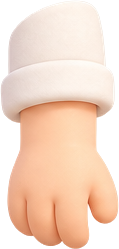
#> input picture Assets/Source/chr_f2b_farmer_parts/v001/parts/char_farmer_part_forearm_r_v01.png, 119 x 249 px; its folder holds 4 pictures in this run
$ python bake_limbs.py
#> lines starting #> are read from the running program, lines starting #| are printed output that depends on the picture
### scripts/lumio/rig_bindpose.py
#!/usr/bin/env python3
"""Approximate Pillow renderer for RigAndBone2D recipe-v1 (forward kinematics), for checking rigs on machines
without the native app. NOT the source of truth: the native renderer is. Semantics (validated on the Inquisitor demo):
child pivot = parent pivot + R(parentWorldAngle)*(x,y); image height = length, width = aspect*length (or `width`);
angle in degrees, positive = clockwise on screen (y down); canvas 384x384 with origin at centre.
usage: rig_bindpose.py RECIPE.json OUT.png [--frame INDEX|--pose '{"bone":deg}'] [--scale 2] [--bg checker|white]"""
import argparse, json, math, os
from PIL import Image

def render(recipe_path, pose=None, scale=2, canvas=384, bg="checker"):
#> called with scale = 6, canvas = 240, bg = 'none'
    r = json.load(open(recipe_path)); base = os.path.dirname(os.path.abspath(recipe_path))
    bones = {b["id"]: b for b in r["bones"]}
    order, seen = [], set()
    def visit(i):
        if i in seen: return
        p = bones[i].get("parent")
        if p: visit(p)
        seen.add(i); order.append(i)
    for i in bones: visit(i)
    world = {}
    for i in order:
        b = bones[i]; p = b.get("parent")
        ang = (b.get("angle") or 0) + (pose or {}).get(i, 0) if False else (pose or {}).get(i, b.get("angle") or 0)
        x, y = b.get("x") or 0, b.get("y") or 0
        if p:
            (px, py), pa = world[p]
            c, s = math.cos(math.radians(pa)), math.sin(math.radians(pa))
            pos = (px + c*x - s*y, py + s*x + c*y); wa = pa + ang
        else:
            pos = (x, y); wa = ang
        world[i] = (pos, wa)
    S = scale; size = canvas*S
    img = Image.new("RGBA", (size, size), (255,255,255,255) if bg != "none" else (0,0,0,0))
#> img: PIL image 1440x1440 RGBA; every value is 0
    if bg == "checker":
        for yy in range(0, size, 16*S//2*1):
            for xx in range(0, size, 16*S//2*1):
                if (xx//(8*S) + yy//(8*S)) % 2: img.paste((225,225,225,255), (xx, yy, xx+8*S, yy+8*S))
    for i in sorted(order, key=lambda k: (bones[k].get("layer") or 0)):
        b = bones[i]
        if b.get("visible") is False or not b.get("image"): continue
        src = Image.open(os.path.join(base, b["image"])).convert("RGBA")
#> src is the input picture: PIL image 119x249 RGBA; mean R, G, B, A 233.2, 197.3, 173.8, 187.2
        h = (b.get("length") or src.height) ; w = b.get("width") or src.width * h / src.height
#> after `h = b.get('length') or src.height`: h = 60
#> after `w = b.get('width') or src.width * h / src.height`: w = 28.67
        src = src.resize((max(1, round(w*S)), max(1, round(h*S))), Image.LANCZOS)
#> src: PIL image 172x360 RGBA
        (px, py), wa = world[i]
        pvx, pvy = b.get("pivotX", .5), b.get("pivotY", .5)
        # rotate about pivot: paste on a big transparent square centred on the pivot
        pad = int(max(src.size)*2)
#> pad = 720
        tile = Image.new("RGBA", (pad*2, pad*2), (0,0,0,0))
        tile.paste(src, (pad - round(pvx*src.width), pad - round(pvy*src.height)))
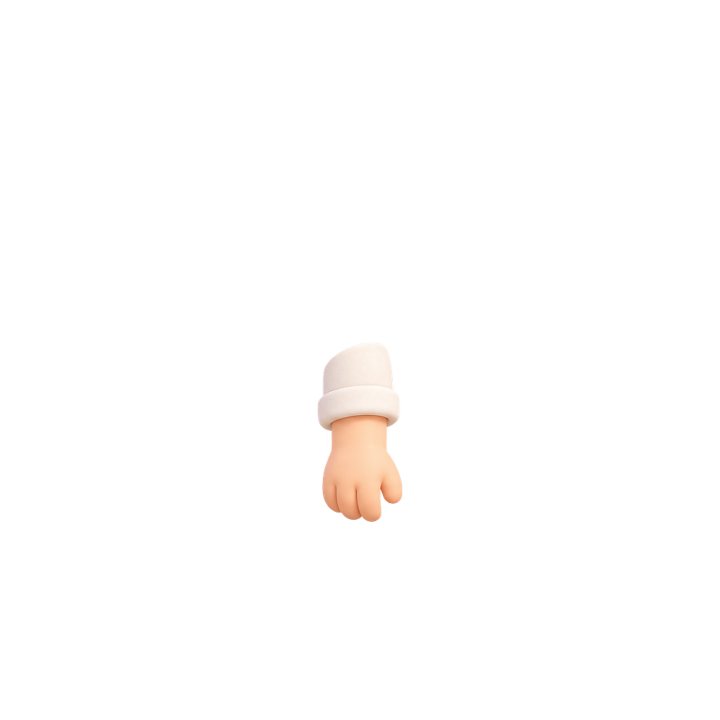
#> tile: PIL image 1440x1440 RGBA (shown at 1/2 size); mean R, G, B, A 5.6, 4.8, 4.2, 5.6; transparent parts drawn white
        tile = tile.rotate(-wa, resample=Image.BICUBIC, center=(pad, pad))   # PIL rotates CCW; we want CW positive
        cx, cy = (canvas/2 + px)*S, (canvas/2 + py)*S
        img.alpha_composite(tile, (round(cx - pad), round(cy - pad))) if (cx-pad) >= 0 and (cy-pad) >= 0 else \
            img.paste(tile, (round(cx - pad), round(cy - pad)), tile)
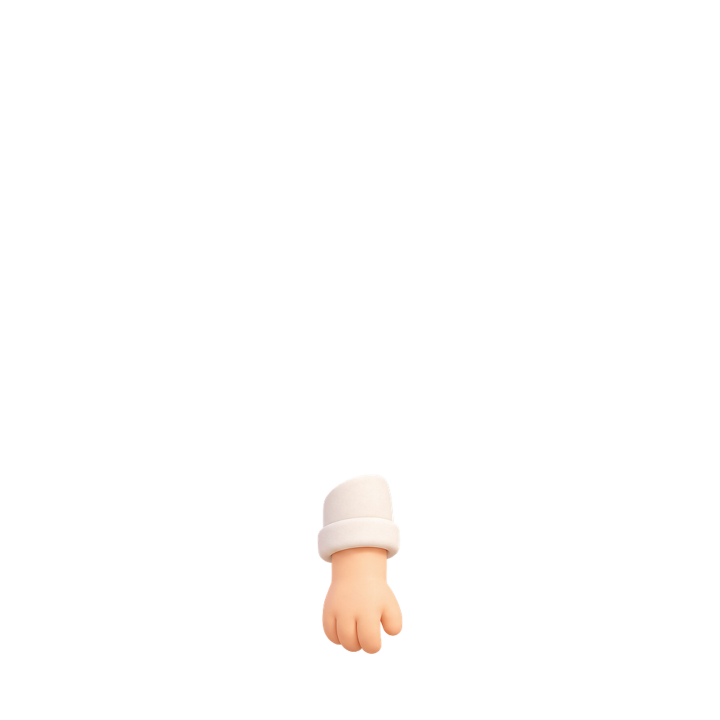
#> img: PIL image 1440x1440 RGBA (shown at 1/2 size); mean R, G, B, A 5.6, 4.7, 4.2, 5.6; transparent parts drawn white
    return img

# [7 lines that do not run on import are left out]

### scripts/lumio/bake_limbs.py
#!/usr/bin/env python3
"""Bake two-segment limbs (upper+lower) into ONE rigid image each, so the rig has no elbow/knee joints to misalign.
Uses rig_bindpose.render (same FK semantics). Writes rigs/lumio/farmer/assets/baked_<limb>.png and baked.json
(height in units + pivot fractions of the shoulder/hip) which build_farmer_recipe.py reads.   usage: bake_limbs.py"""
import json, os, sys, tempfile
HERE = os.path.dirname(os.path.abspath(__file__)); ROOT = os.path.join(HERE, "..", "..")
sys.path.insert(0, HERE)
import rig_bindpose as R
from PIL import Image
P = os.path.join(ROOT, "Assets/Source/chr_f2b_farmer_parts/v001/parts/char_farmer_part_{}_v01.png")
OUT = os.path.join(ROOT, "rigs/lumio/farmer/assets"); os.makedirs(OUT, exist_ok=True)
S = 6; CANVAS = 240                      # render scale and canvas (units); limb root pivot at canvas centre
# name: (upper part, upper height, upper pivotY, upper layer, lower part, lower height, lower pivotY, lower layer, offset of lower pivot below upper pivot)
LIMBS = {
 "arm_r": ("upper_arm_r", 50, .12, 17, "forearm_r", 60, .10, 16, 44),
 "arm_l": ("upper_arm_l", 50, .12, 27, "forearm_l", 60, .10, 26, 44),
 "leg_r": ("thigh_r", 44, .08, 9, "shin_r", 66, .10, 6, 31),
 "leg_l": ("thigh_l", 44, .08, 10, "shin_l", 66, .10, 7, 31),
}
info = {}
for name, (up, uh, upy, ul, lo, lh, lpy, ll, off) in LIMBS.items():
    rec = {"schemaVersion": 1, "duration": 1, "frames": [], "bones": [
        {"id": "u", "x": 0, "y": 0, "length": uh, "pivotX": .5, "pivotY": upy, "layer": ul, "image": P.format(up)},
        {"id": "l", "parent": "u", "x": 0, "y": off, "length": lh, "pivotX": .5, "pivotY": lpy, "layer": ll, "image": P.format(lo)}]}
    tmp = tempfile.NamedTemporaryFile("w", suffix=".json", delete=False); json.dump(rec, tmp); tmp.close()
#> (the run stopped early here; a loop or call above may not have finished)
